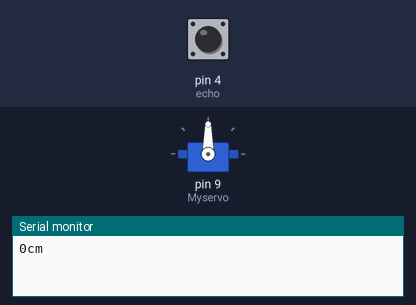
The sketch below on a simulated Arduino Uno, built with avr-gcc and run on an emulated ATmega328P. Parts: servo, the last lines printed to the serial monitor. Inputs (shaded band) come from the test bench; at power-on: pin 4 (echo) LOW.

Above: at 1.2 s.
1.3 s: pin 4 (echo) pulsed HIGH 2 times (0.12 s each, 0.3 s apart)
At 4.2 s:
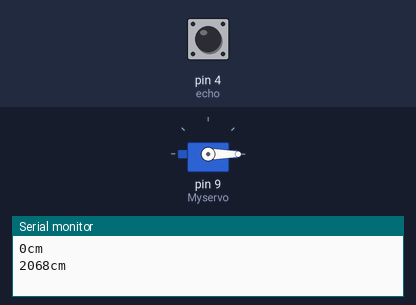
Timing chart, 0 to 6.1 s (numbered marks = the images above; inputs shaded):
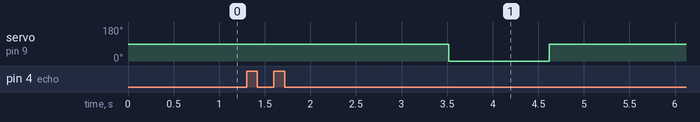

The sketch:

auto_gate.ino
```cpp
/*
* ***************************
  written : Binuka Dasunpriya
  date : 21st July 2020
  updated : 31st May 2021
  updated By : Binuka Dasunpriya
  Email : binukadasunpriya@gmail.com
  GitHub : https://github.com/BinukaDasunpriya
* ***************************
* ***************************
we need : a ultrasonic sensor
        : a arduino Uno/nano/mega board
        : 7 jumpers
        : a Servo motor


connections : Servo motor
              :Red wire > 5v
              :orange wire > Arduino pin 9
              :Brown wire > Gnd
              * ***************************
            : Ultrasonic sensor
              :Echo pin > Arduino pin 4
              :Trigger pin > Arduino pin 2
              * ***************************
* *******************************************************
 */


#include <Servo.h>

#define trig 2
#define echo 4
Servo Myservo;

void setup() {
 pinMode(trig,OUTPUT);
 pinMode(echo, INPUT);
 Serial.begin(9600);
 Myservo.attach(9);

}

void loop() {
  digitalWrite(trig,LOW);
  delayMicroseconds(2);
  digitalWrite(trig,HIGH);
  delayMicroseconds(10);

  long t = pulseIn(echo,HIGH);

  long cm = t / 29 / 2;

  Serial.print(cm);
  Serial.println("cm");
  delay(100);

  if(cm < 20){
    delay(0);
    Myservo.write(90);

   }
    else{
    delay(2000);
    Myservo.write(0);
  }


}
```

Measured:
- after the input at 1.3 s, servo on pin 9 (Myservo): 90° → 0° after 2.2 s, → 90° 1.1 s later
